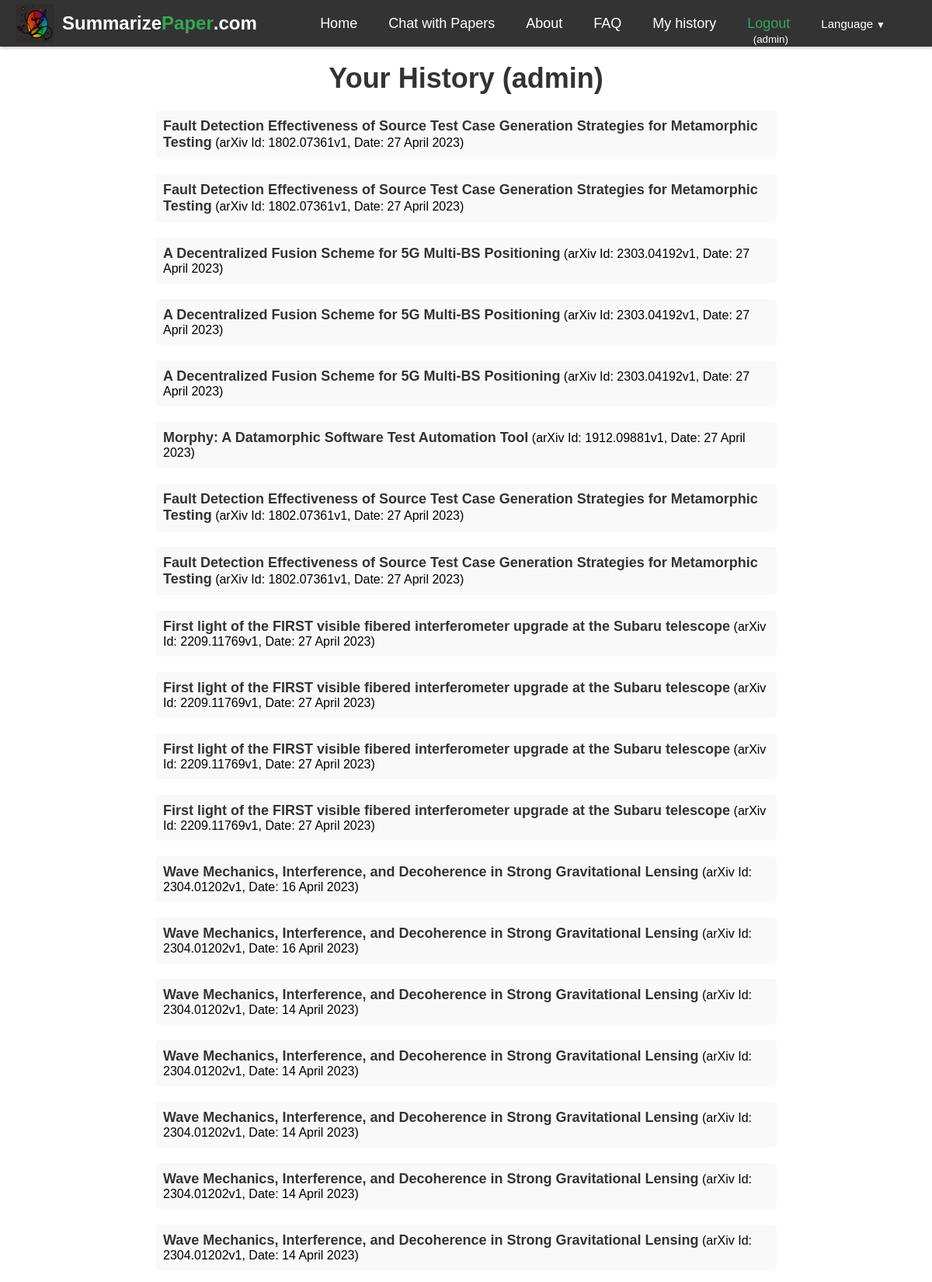
Page /history/ (signed in, upper part) on the committed database.
### summarizer/models.py (models this page shows, shortened)
class ArxivPaper(models.Model):
    id = models.AutoField(primary_key=True)
    arxiv_id = models.CharField(max_length=20, unique=True)
    created = models.DateTimeField(auto_now_add=True)
    updated = models.DateTimeField(auto_now=True)
    title = models.CharField(max_length=400, blank=True, null=True)
    abstract = models.TextField(blank=True, null=True)
    authors = models.ManyToManyField(Author, blank=True, through='PaperAuthor')
    link_doi = models.URLField(blank=True, null=True)
    link_homepage = models.URLField(blank=True, null=True)
    published_arxiv = models.DateField(blank=True, null=True)
    journal_ref = models.CharField(max_length=200, blank=True, null=True)
    comments = models.TextField(blank=True, null=True)
    license = models.CharField(max_length=400, blank=True, null=True)
    category = models.CharField(max_length=50, blank=True, null=True)
    updated_arxiv = models.DateField(blank=True, null=True)
    closest_papers = models.ManyToManyField('self', through='PaperScore', symmetrical=False, related_name='closest_to')

class PaperHistory(models.Model):
    id = models.AutoField(primary_key=True)
    arxiv_id = models.CharField(max_length=20)
    created = models.DateTimeField(auto_now_add=True)
    user = models.ForeignKey(User,blank=True, null=True, on_delete=models.CASCADE)
    ip_address = models.TextField(blank=True, null=True)
    lang = models.CharField(max_length=10,default='en')
    def __str__(self):
        return self.arxiv_id#+' '+self.user.username

### summarizer/views.py (the view)
# urls.py: path("history/", views.history, name="history"),
def history(request):
    stuff_for_frontend={}
    paper_history=[]
    if request.user.is_authenticated:
        auth=True
        history=PaperHistory.objects.filter(user=request.user).order_by('-created')
        print('history',history)
        for h in history:
            arxiv_paper = ArxivPaper.objects.filter(arxiv_id=h.arxiv_id).first()
            paperdate = h.created#.strftime('%d/%m/%Y')
            if arxiv_paper:
                paper_history.append({'arxiv_id': h.arxiv_id, 'title': arxiv_paper.title, 'date': paperdate})
            else:
                paper_history.append({'arxiv_id': h.arxiv_id, 'date': paperdate})
    else:
        auth=False
    stuff_for_frontend.update({
        'auth':auth,
        'paper_history':paper_history
    })
    return render(request, "summarizer/history.html", stuff_for_frontend)

### templates/summarizer/history.html (shortened to what this page needs)
{% extends 'base.html' %}
{% load static %}
{% load i18n %}
{% get_current_language as LANGUAGE_CODE %}
{% block content %}
{% if auth %}
<div class="history">
    <h1 class="history-title">{% trans 'Your History' %} ({{ user.username }})</h1>
{% if paper_history %}
<ul class="history-list">
{% for h in paper_history %}
{% if h.title %}
  <li class="history-item"><a href="/{{LANGUAGE_CODE}}/arxiv-id/{{ h.arxiv_id }}" class="history-link">{{ h.title }}</a> (arXiv Id: {{ h.arxiv_id }}, Date: {{ h.date|date:"j F Y" }})</li>
{% else %}
  <li class="history-item">arXiv Id: <a href="/{{LANGUAGE_CODE}}/arxiv-id/{{ h.arxiv_id }}" class="history-link">{{ h.arxiv_id }}</a> (Date: {{ h.date }})</li>
{% endif %}
{% endfor %}
</ul>
{% else %}
<p class="history-message">No history yet</p>
{% endif %}
{% else %}
<p class="history-message">{% trans 'You cannot access this page.' %}</p>
{% endif %}
</div>
{% endblock %}

### templates/base.html (shortened to what this page needs)
{% load static %}
{% load i18n %}
{% load rosetta %}
{% get_current_language as LANGUAGE_CODE %}
<!DOCTYPE html>
<html lang="{{ LANGUAGE_CODE }}">
<head>
  <link rel="stylesheet" href="https://cdnjs.cloudflare.com/ajax/libs/font-awesome/5.15.1/css/all.min.css"
>
</head>
<body>
  <div class="main-content">
  <nav class="navbar">
    <div class="logo-container">
      <img src="{% static 'summarizer/images/logo.png' %}" alt="Summarize Paper logo">
      <a href="/{{LANGUAGE_CODE}}" class="logo"><span>Summarize</span><span>Paper</span>.com</a>
    </div>
    <ul class="nav-links">
      <li><a href="/{{LANGUAGE_CODE}}">{% trans 'Home' %}</a></li>
      <li><a href="/{{LANGUAGE_CODE}}/chat">{% trans 'Chat with Papers' %}</a></li>
      <li><a href="/{{LANGUAGE_CODE}}/about">{% trans 'About' %}</a></li>
      <li><a href="/{{LANGUAGE_CODE}}/faq">{% trans 'FAQ' %}</a></li>
      {% if request.user.is_authenticated %}
      <li><a href="/{{LANGUAGE_CODE}}/history">{% trans 'My history' %}</a></li>
      <li style="height: 15px; display: flex; align-items: center;">
        <div style="display: flex; flex-direction: column; align-items: center;height: 100%;">
          <a href="/{{LANGUAGE_CODE}}/logout" style="color:#34a853">{% trans 'Logout' %}</a>
          <span style="margin-left: 5px;"><small>({{ request.user.username }})</small></span>
        </div>
      </li>
      {% else %}
          <li><a href="/{{LANGUAGE_CODE}}/login" style="color:#34a853">{% trans 'Login' %}</a></li>
      {% endif %}
      <li>
        <div class="dropdown">
  <a class="dropdown-toggle" href="#" id="navbarDropdown" role="button" data-toggle="dropdown" aria-haspopup="true" aria-expanded="false">
    <small>{% trans 'Language' %}<span class="dropdown-arrow">&#9660;</span></small>
  </a>
    {% get_current_language as LANGUAGE_CODE %}
    {% get_available_languages as LANGUAGES %}
    {% get_language_info_list for LANGUAGES as languages %}
</div>
    </li>
    </ul>
  </nav>
  {% block content %}
  {% endblock %}
  </div>
</body>
</html>

### templates/summarizer/history.html (style rules this page uses)
.history { max-width: 800px; margin: 0 auto; padding: 20px; }
.history-title { font-size: 36px; font-weight: bold; text-align: center; margin: 0; margin-bottom:20px; padding: 0; color: #333; }
.history-list { list-style: none; margin: 0; padding: 0; }
.history-item { margin-bottom: 20px; padding: 10px 10px; background-color: #f9f9f9; border-radius: 5px; }
.history-link { color: #333; text-decoration: none; font-size: 18px; font-weight: bold; }

### templates/base.html (style rules this page uses)
.navbar { display: flex; justify-content: space-between; align-items: center; height: 60px; padding: 0 20px; background-color: #333; color: #fff; box-shadow: 0px 2px 4px rgba(0,0,0,0.2); }
.logo { font-size: 24px; font-weight: bold; text-decoration: none; color: #fff; display: flex; align-items: center; }
.logo span:nth-of-type(1) { color: white; }
.logo span:nth-of-type(2) { color: #34a853; }
.nav-links { display: flex; list-style: none; margin: 0; padding: 0; }
.nav-links li { margin: 0 20px; }
.nav-links a { font-size: 18px; color: #fff; text-decoration: none; }
body { font-family: Arial, sans-serif; margin:0; display: flex; flex-direction: column; min-height: 100vh; }
.main-content { flex: 1; }
.dropdown { position: relative; display: inline-block; margin-right:20px; }
.dropdown-arrow { margin-left: 0.25rem; font-size: 0.75rem; }
.logo-container { display: flex; align-items: center; }
.logo-container img { width: 50px; height: 50px; margin-right: 10px; }

### rows in the picture
ArxivPaper: title "Fault Detection Effectiveness of Source Test Case Generation Strategies for Metamorphic Testing" "Fault Detection Effectiveness of Source Test Case Generation Strategies for Metamorphic Testing" "Fault Detection Effectiveness of Source Test Case Generation Strategies for Metamorphic Testing" "Fault Detection Effectiveness of Source Test Case Generation Strategies for Metamorphic Testing"
PaperHistory: arxiv_id "1802.07361v1", date "27 April 2023"
PaperHistory: arxiv_id "1802.07361v1", date "27 April 2023"
ArxivPaper: title "A Decentralized Fusion Scheme for 5G Multi-BS Positioning" "A Decentralized Fusion Scheme for 5G Multi-BS Positioning" "A Decentralized Fusion Scheme for 5G Multi-BS Positioning"
PaperHistory: arxiv_id "2303.04192v1", date "27 April 2023"
PaperHistory: arxiv_id "2303.04192v1", date "27 April 2023"
PaperHistory: arxiv_id "2303.04192v1", date "27 April 2023"
ArxivPaper: title "Morphy: A Datamorphic Software Test Automation Tool"
PaperHistory: arxiv_id "1912.09881v1", date "27 April 2023"
PaperHistory: arxiv_id "1802.07361v1", date "27 April 2023"
PaperHistory: arxiv_id "1802.07361v1", date "27 April 2023"
ArxivPaper: title "First light of the FIRST visible fibered interferometer upgrade at the Subaru telescope" "First light of the FIRST visible fibered interferometer upgrade at the Subaru telescope" "First light of the FIRST visible fibered interferometer upgrade at the Subaru telescope" "First light of the FIRST visible fibered interferometer upgrade at the Subaru telescope"
PaperHistory: arxiv_id "2209.11769v1", date "27 April 2023"
PaperHistory: arxiv_id "2209.11769v1", date "27 April 2023"
PaperHistory: arxiv_id "2209.11769v1", date "27 April 2023"
PaperHistory: arxiv_id "2209.11769v1", date "27 April 2023"
ArxivPaper: title "Wave Mechanics, Interference, and Decoherence in Strong Gravitational Lensing" "Wave Mechanics, Interference, and Decoherence in Strong Gravitational Lensing" "Wave Mechanics, Interference, and Decoherence in Strong Gravitational Lensing" "Wave Mechanics, Interference, and Decoherence in Strong Gravitational Lensing" "Wave Mechanics, Interference, and Decoherence in Strong Gravitational Lensing" "Wave Mechanics, Interference, and Decoherence in Strong Gravitational Lensing" "Wave Mechanics, Interference, and Decoherence in Strong Gravitational Lensing"
PaperHistory: arxiv_id "2304.01202v1", date "16 April 2023"
PaperHistory: arxiv_id "2304.01202v1", date "16 April 2023"
PaperHistory: arxiv_id "2304.01202v1", date "14 April 2023"
PaperHistory: arxiv_id "2304.01202v1", date "14 April 2023"
PaperHistory: arxiv_id "2304.01202v1", date "14 April 2023"
PaperHistory: arxiv_id "2304.01202v1", date "14 April 2023"
PaperHistory: arxiv_id "2304.01202v1", date "14 April 2023"

### other values in the picture
{{ request.user.username }} "admin"
{{ user.username }} "admin"
